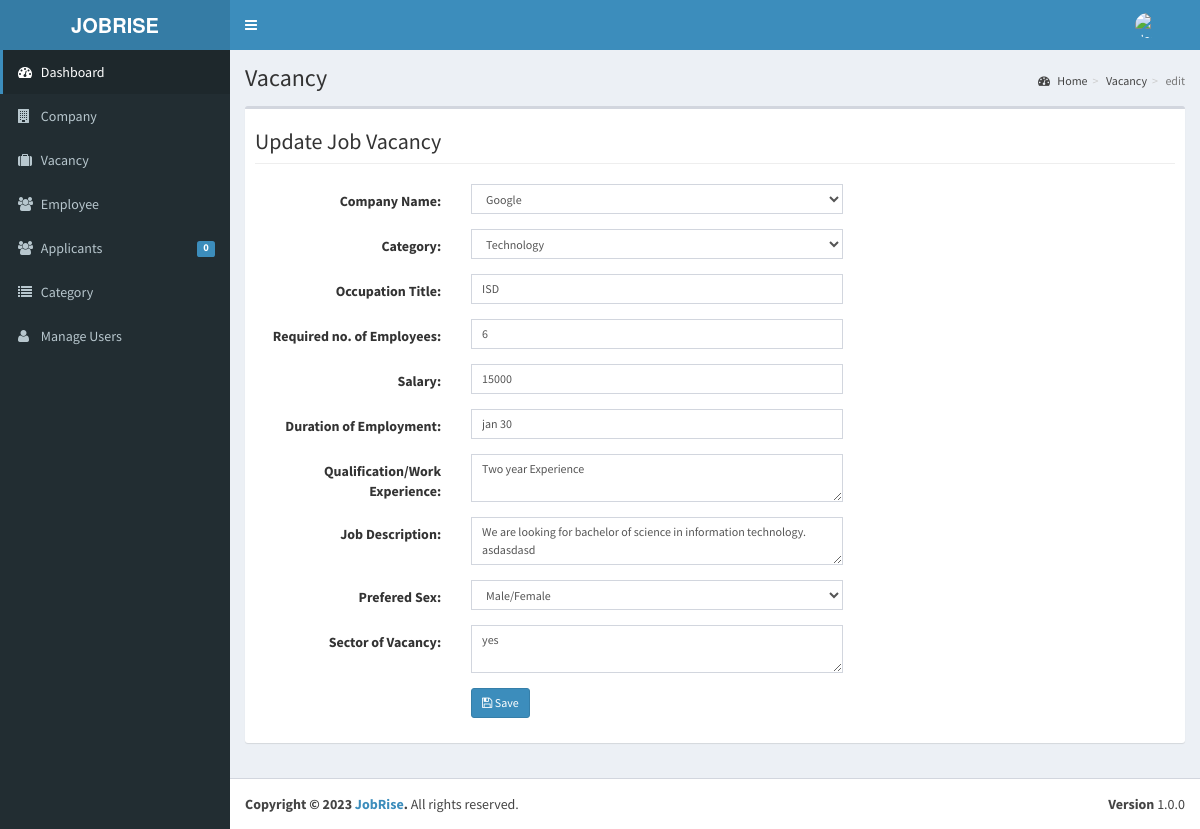
/admin/vacancy/index.php?view=edit&id=1 (signed in), run on the app's committed database.
### tables this page shows
CREATE TABLE `tbljob` (
  `JOBID` int(11) NOT NULL,
  `COMPANYID` int(11) NOT NULL,
  `CATEGORY` varchar(250) NOT NULL,
  `OCCUPATIONTITLE` varchar(90) NOT NULL,
  `REQ_NO_EMPLOYEES` int(11) NOT NULL,
  `SALARIES` double NOT NULL,
  `DURATION_EMPLOYEMENT` varchar(90) NOT NULL,
  `QUALIFICATION_WORKEXPERIENCE` text NOT NULL,
  `JOBDESCRIPTION` text NOT NULL,
  `PREFEREDSEX` varchar(30) NOT NULL,
  `SECTOR_VACANCY` text NOT NULL,
  `JOBSTATUS` varchar(90) NOT NULL,
  `DATEPOSTED` datetime NOT NULL
);

### admin/vacancy/index.php (called while the page is built, shortened)
<?php
require_once ("../theme/templates.php");
?>

### include/database.php (called while the page is built, shortened)
<?php
class Database {
	var $sql_string = '';
	private $conn;
	public function open_connection() {
		$this->conn = mysqli_connect(server,user,pass);
		if(!$this->conn){
			echo "Problem in database connection! Contact administrator!";
			exit();
		}else{
			$db_select = mysqli_select_db($this->conn,database_name);
		}
	}
	function setQuery($sql='') {
		$this->sql_string=$sql;
	}
	function executeQuery() {
		$result = mysqli_query($this->conn,$this->sql_string);
		return $result;
	}
	private function confirm_query($result) {
		return $result;
	}
	function loadResultList( $key='' ) {
		$cur = $this->executeQuery();
		$array = array();
		while ($row = mysqli_fetch_object($cur)) {
			if ($key) {
				$array[$row->$key] = $row;
			} else {
				$array[] = $row;
			}
		}
		return $array;
	}
	function loadSingleResult() {
		$cur = $this->executeQuery();
		while ($row = mysqli_fetch_object($cur)) {
		return $data = $row;
		}
	}
}
$mydb = new Database();
?>

### include/job.php (called while the page is built, shortened)
<?php
require_once(LIB_PATH.DS.'database.php');
class Jobs {
	protected static  $tblname = "tbljob";
	function single_job($id=""){
			global $mydb;
			$mydb->setQuery("SELECT * FROM ".self::$tblname."
				Where JOBID= '{$id}' LIMIT 1");
			$cur = $mydb->loadSingleResult();
			return $cur;
	}
}
?>

### admin/vacancy/edit.php (the view, shortened to what this page needs)
<?php
  $jobid = $_GET['id'];
  $job = New Jobs();
  $res = $job->single_job($jobid);
?>
<form class="form-horizontal span6" action="controller.php?action=edit" method="POST">
  <div class="row">
                   <div class="col-lg-12">
                      <h1 class="page-header">Update Job Vacancy</h1>
                    </div>
                 </div>
                 <div class="form-group">
                    <div class="col-md-8">
                      <label class="col-md-4 control-label" for=
                      "COMPANYNAME">Company Name:</label>
                      <div class="col-md-8">
                        <select class="form-control input-sm" id="COMPANYID" name="COMPANYID">
                          <?php
                            $sql ="Select * From tblcompany WHERE COMPANYID=".$res->COMPANYID;
                            $mydb->setQuery($sql);
                            $result  = $mydb->loadResultList();
                            foreach ($result as $row) {
                              echo '<option SELECTED value='.$row->COMPANYID.'>'.$row->COMPANYNAME.'</option>';
                            }
                            $sql ="Select * From tblcompany WHERE COMPANYID!=".$res->COMPANYID;
                            $mydb->setQuery($sql);
                          ?>
                        </select>
                      </div>
                    </div>
                  </div>
                  <div class="form-group">
                    <div class="col-md-8">
                      <label class="col-md-4 control-label" for=
                      "CATEGORY">Category:</label>
                      <div class="col-md-8">
                        <select class="form-control input-sm" id="CATEGORY" name="CATEGORY">
                          <?php
                            $sql ="SELECT * FROM `tblcategory` WHERE CATEGORY='".$res->CATEGORY."'";
                            $mydb->setQuery($sql);
                            $cur  = $mydb->loadResultList();
                            foreach ($cur as $result) {
                              echo '<option SELECTED value='.$result->CATEGORYID.'>'.$result->CATEGORY.'</option>';
                            }
                          ?>
                        </select>
                      </div>
                    </div>
                  </div>
                  <div class="form-group">
                    <div class="col-md-8">
                      <label class="col-md-4 control-label" for=
                      "OCCUPATIONTITLE">Occupation Title:</label>
                      <div class="col-md-8">
                         <input class="form-control input-sm" id="OCCUPATIONTITLE" name="OCCUPATIONTITLE" placeholder="Occupation Title"   autocomplete="none" value="<?php echo $res->OCCUPATIONTITLE; ?>"/>
                      </div>
                    </div>
                  </div>
                    <div class="form-group">
                    <div class="col-md-8">
                      <label class="col-md-4 control-label" for=
                      "REQ_NO_EMPLOYEES">Required no. of Employees:</label>
                      <div class="col-md-8">
                         <input class="form-control input-sm" id="REQ_NO_EMPLOYEES" name="REQ_NO_EMPLOYEES" placeholder="Required no. of Employees"   autocomplete="none" value="<?php echo $res->REQ_NO_EMPLOYEES ?>"/>
                      </div>
                    </div>
                  </div>
                  <div class="form-group">
                    <div class="col-md-8">
                      <label class="col-md-4 control-label" for=
                      "SALARIES">Salary:</label>
                      <div class="col-md-8">
                         <input class="form-control input-sm" id="SALARIES" name="SALARIES" placeholder="Salary"   autocomplete="none" value="<?php echo $res->SALARIES ?>"/>
                      </div>
                    </div>
                  </div>
                  <div class="form-group">
                    <div class="col-md-8">
                      <label class="col-md-4 control-label" for=
                      "DURATION_EMPLOYEMENT">Duration of Employment:</label>
                      <div class="col-md-8">
                         <input class="form-control input-sm" id="DURATION_EMPLOYEMENT" name="DURATION_EMPLOYEMENT" placeholder="Duration of Employment"   autocomplete="none" value="<?php echo $res->DURATION_EMPLOYEMENT ?>"/>
                      </div>
                    </div>
                  </div>
                  <div class="form-group">
                    <div class="col-md-8">
                      <label class="col-md-4 control-label" for=
                      "QUALIFICATION_WORKEXPERIENCE">Qualification/Work Experience:</label>
                      <div class="col-md-8">
                        <textarea class="form-control input-sm" id="QUALIFICATION_WORKEXPERIENCE" name="QUALIFICATION_WORKEXPERIENCE" placeholder="Qualification/Work Experience"   autocomplete="none" ><?php echo $res->QUALIFICATION_WORKEXPERIENCE ?></textarea>
                      </div>
                    </div>
                  </div>
                  <div class="form-group">
                    <div class="col-md-8">
                      <label class="col-md-4 control-label" for=
                      "JOBDESCRIPTION">Job Description:</label>
                      <div class="col-md-8">
                        <textarea class="form-control input-sm" id="JOBDESCRIPTION" name="JOBDESCRIPTION" placeholder="Job Description"   autocomplete="none"><?php echo $res->JOBDESCRIPTION ?></textarea>
                      </div>
                    </div>
                  </div>
                 <div class="form-group">
                    <div class="col-md-8">
                      <label class="col-md-4 control-label" for=
                      "PREFEREDSEX">Prefered Sex:</label>
                      <div class="col-md-8">
                          <select class="form-control input-sm" id="PREFEREDSEX" name="PREFEREDSEX">
                           <option <?php echo ($res->PREFEREDSEX=='Male/Female') ? "SELECTED" :"" ?>>Male/Female</option>
                        </select>
                      </div>
                    </div>
                  </div>
                  <div class="form-group">
                    <div class="col-md-8">
                      <label class="col-md-4 control-label" for=
                      "SECTOR_VACANCY">Sector of Vacancy:</label>
                      <div class="col-md-8">
                        <textarea class="form-control input-sm" id="SECTOR_VACANCY" name="SECTOR_VACANCY" placeholder="Sector of Vacancy"   autocomplete="none"><?php echo $res->SECTOR_VACANCY ?></textarea>
                      </div>
                    </div>
                  </div>
                  <div class="form-group">
                    <div class="col-md-8">
                      <label class="col-md-4 control-label" for=
                      "idno"></label>
                      <div class="col-md-8">
                         <button class="btn btn-primary btn-sm" name="save" type="submit" ><span class="fa fa-save fw-fa"></span> Save</button>
                     </div>
                    </div>
                  </div>
</form>

### data on the page
tbljob: OCCUPATIONTITLE "ISD", REQ_NO_EMPLOYEES "6", SALARIES "15000", DURATION_EMPLOYEMENT "jan 30", QUALIFICATION_WORKEXPERIENCE "Two year Experience", JOBDESCRIPTION "We are looking for bachelor of science in information technology. asdasdasd", SECTOR_VACANCY "yes"

### other printed values
$pending->APPL "0"
$title "Vacancy"
$_GET['view'] "edit"
form field COMPANYID "Google"
form field CATEGORY "Technology"
